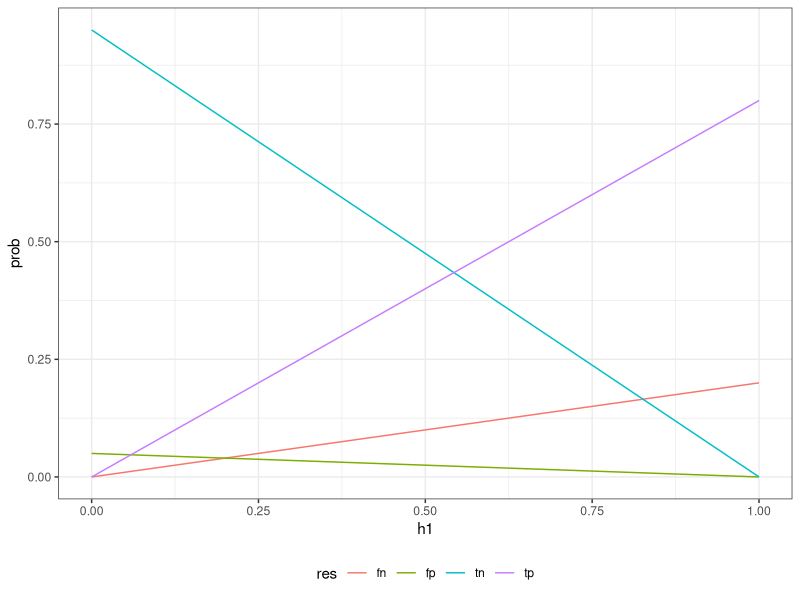
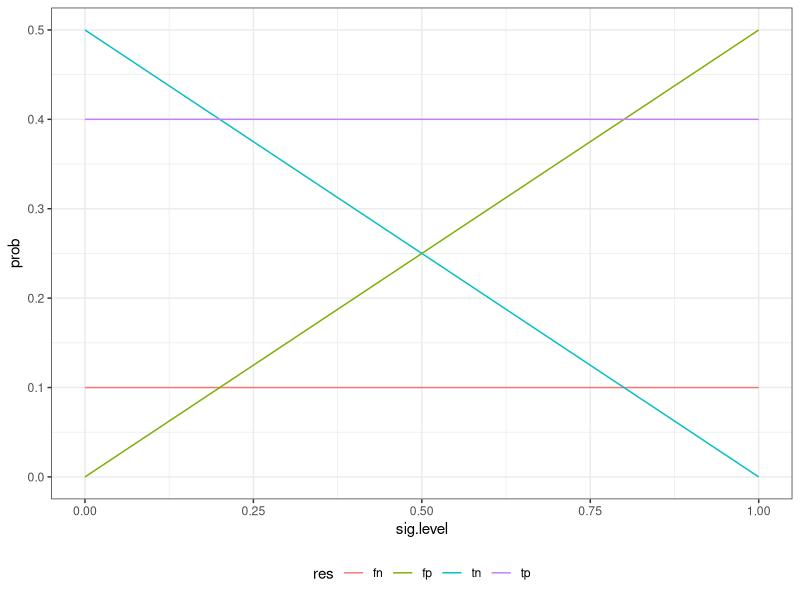
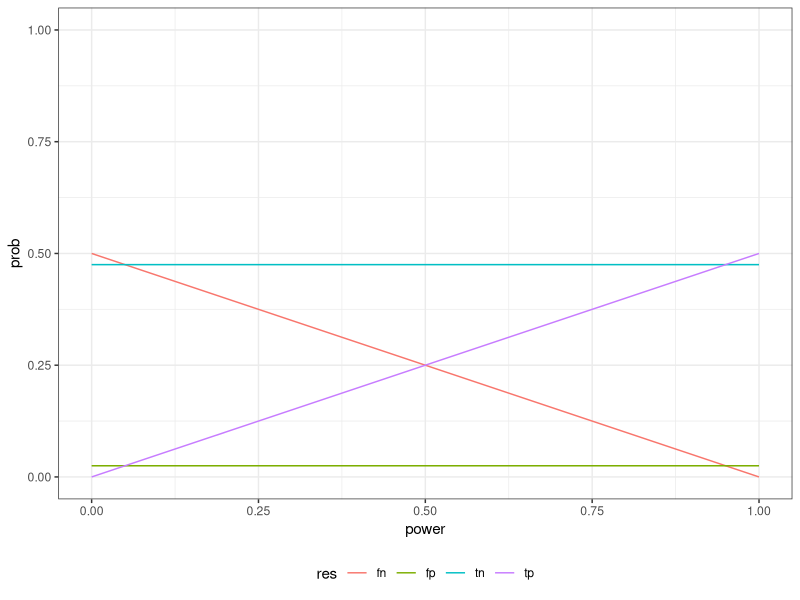

Source code (R) for these figures, in order:
library(tidyverse)
theme_set(theme_bw())
theme_update(legend.position = "bottom")

tibble(
  h1 = seq(from = 0, to = 1, by = .01),
  h0 = 1 - h1,
  sig.level = .05,
  # sig.level = seq(from = 0, to = 1, by = .01),
  not.sig.level = 1 - sig.level,
  # power = seq(from = 0, to = 1, by= .01),
  power = .8,
  beta = 1 - power,
  tn = not.sig.level * h0,
  fp = sig.level * h0,
  fn = beta * h1,
  tp = power * h1
  ) %>%
  pivot_longer(cols = tn:tp, names_to = "res", values_to = "prob") %>%
  ggplot() +
  geom_line(aes(h1, prob, color = res))


tibble(
  h1 = .5,
  #h1 = seq(from = 0, to = 1, by = .01),
  h0 = 1 - h1,
  # sig.level = .05,
  sig.level = seq(from = 0, to = 1, by = .01),
  not.sig.level = 1 - sig.level,
  #power = seq(from = 0, to = 1, by= .01),
  power = .8,
  beta = 1 - power,
  tn = not.sig.level * h0,
  fp = sig.level * h0,
  fn = beta * h1,
  tp = power * h1
  ) %>%
  pivot_longer(cols = tn:tp, names_to = "res", values_to = "prob") %>%
  ggplot() +
  geom_line(aes(sig.level, prob, color = res))

tibble(
  h1 = .5,
  #h1 = seq(from = 0, to = 1, by = .01),
  h0 = 1 - h1,
  sig.level = .05,
  #sig.level = seq(from = 0, to = 1, by = .01),
  not.sig.level = 1 - sig.level,
  power = seq(from = 0, to = 1, by= .01),
  #power = .8,
  beta = 1 - power,
  tn = not.sig.level * h0,
  fp = sig.level * h0,
  fn = beta * h1,
  tp = power * h1
) %>%
  pivot_longer(cols = tn:tp, names_to = "res", values_to = "prob") %>%
  ggplot() +
  geom_line(aes(power, prob, color = res)) +
  scale_x_continuous(limits = c(0, 1)) +
  scale_y_continuous(limits = c(0, 1))

